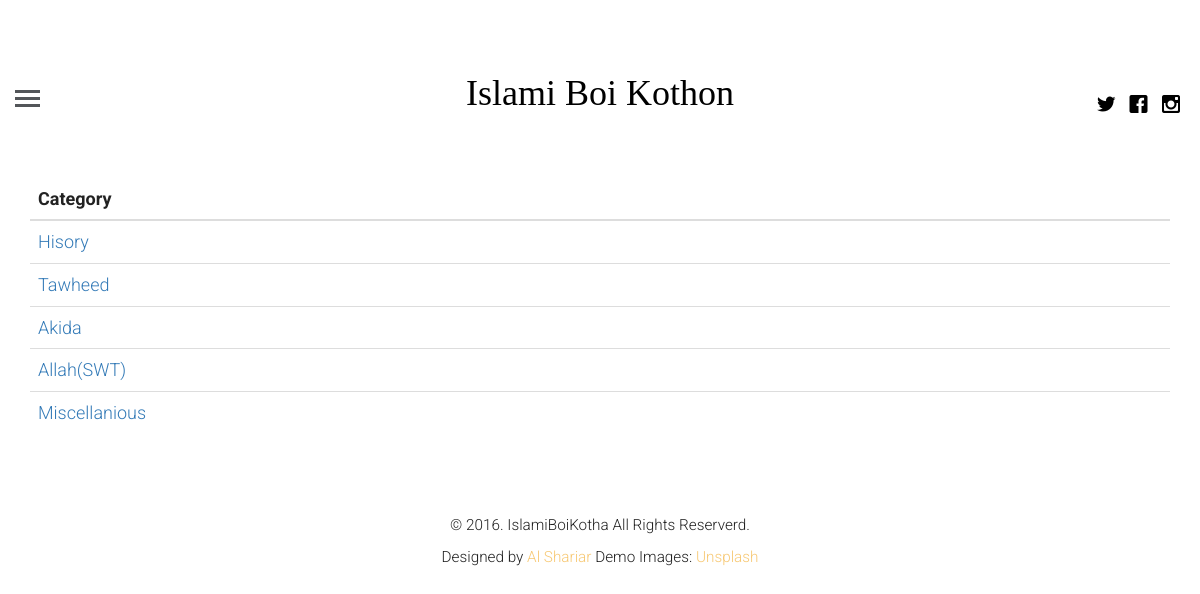
The page /topics/ on the database as committed earlier.
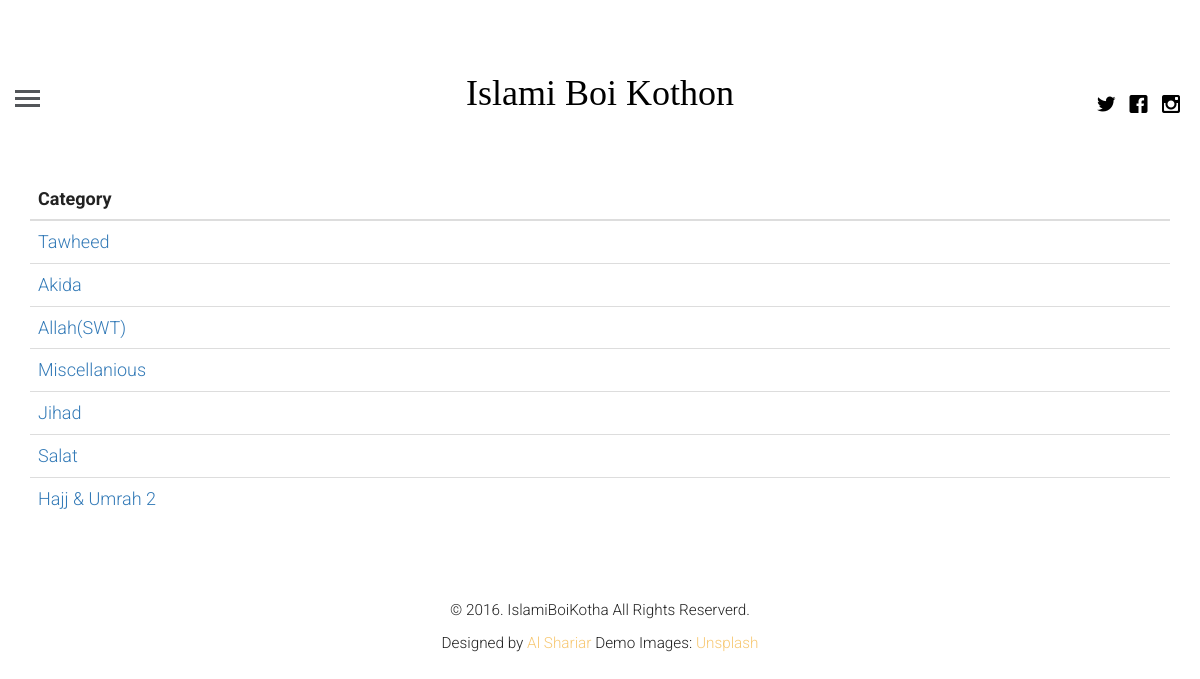
The same page on the database as committed later.
### blog/models.py (models this page shows, shortened)
class Category(models.Model):
    name = models.CharField(max_length=100)

### blog/views.py (the view)
# urls.py: path('topics/', views.gettopic, name="topics"),
def gettopic(request):
    topics = Category.objects.all()
    return render(request,'blog/topic.html', {'topics':topics})

### blog/templates/blog/topic.html (shortened to what this page needs)
{% extends 'blog/base.html' %}
{% load static %}
  {% block content %}
  <div class="container">
    <table class="table">
        <thead>
          <tr>
            <th scope="col">Category</th>
          </tr>
        </thead>
        <tbody>
        {% for topic in topics %}
          <tr>
            <td><a class="text-primary" href="{% url 'category' name=topic.name %}">{{ topic.name }}</a></td>
        </tr>
        {% endfor %}
        </tbody>
      </table>
    </div>
	{% endblock content %}

Rows that differ between the two databases and show on the page:
removed Category: name "Hisory"
added Category: name "Jihad"
added Category: name "Salat"
added Category: name "Hajj & Umrah 2"
